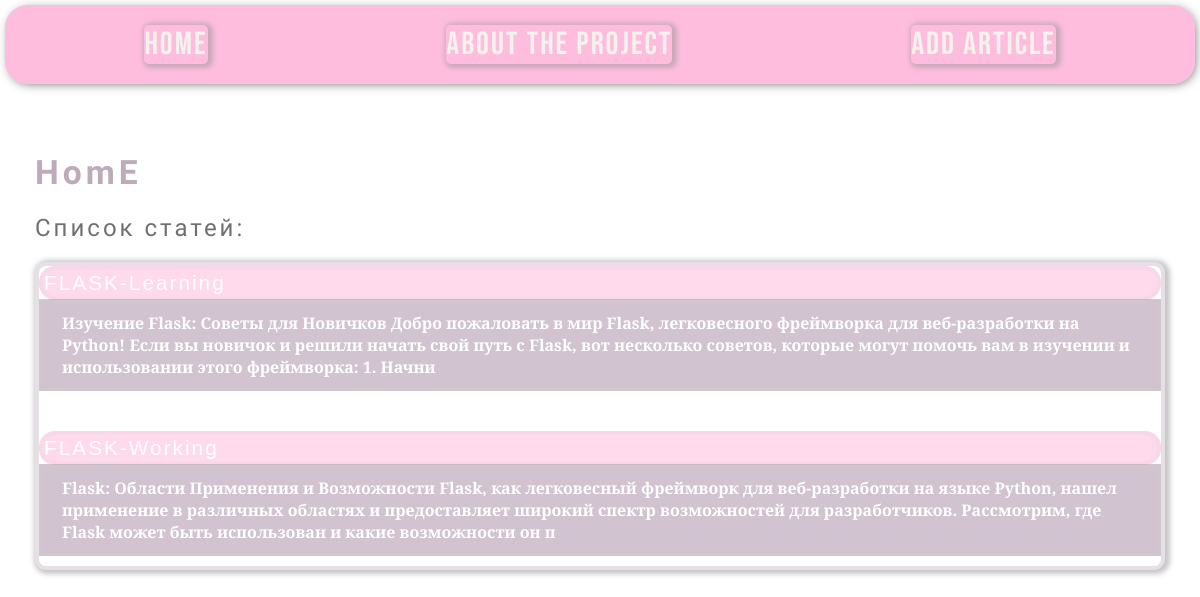
The page / on the database its author committed.
### tables this page shows
CREATE TABLE mainmenu(
id INTEGER PRIMARY KEY AUTOINCREMENT,
title TEXT NOT NULL,
url TEXT NOT NULL
);

CREATE TABLE post(
id INTEGER PRIMARY KEY AUTOINCREMENT,
title TEXT NOT NULL,
text TEXT NOT NULL,
url TEXT NOT NULL,
time INTEGER NOT NULL
);

### flaskos/flaskio.py (the view)
@app.route("/")
def index():
    db = get_db()
    dbase = FlaskoDB(db)
    return render_template("index.html", title="HomE", menu=dbase.get_menu(),posts=dbase.get_posts_anonce())

### flaskos/flaskio.py (called while the page is built)
def connect_bd():
    con = sqlite3.connect(app.config['DATABASE'])
    con.row_factory = sqlite3.Row
    return con

def get_db():
    if not hasattr(g, 'link_db'):
        g.link_db = connect_bd()
    return g.link_db

### flaskos/flskDB.py (called while the page is built)
    def get_menu(self):
        sql = "SELECT * FROM mainmenu"
        try:
            self.__cur.execute(sql)
            res = self.__cur.fetchall()
            return res if res else []
        except sqlite3.Error as e:
            print("Ошибка чтения из БД" + str(e))
            return []

    def get_posts_anonce(self):
        try:
            self.__cur.execute(f"SELECT id, title, text, url FROM post ORDER BY time DESC")
            res = self.__cur.fetchall()
            if res:
                return res
        except sqlite3.Error as e:
            print("Ошибка добавления статьи в БД" + str(e))
        return []

### flaskos/templates/index.html
{% extends 'base.html' %}
{% block content %}
{{ super() }}
    <h2>Список статей:</h2>
    <div class="scroll-container">
    <ul class="scrolling">
        {% for p in posts %}
        <li>
            <p class="title">
                <a class="a_menu" href="{{url_for('show_post', alias=p.url)}}">{{ p.title }}</a>
            </p>
            <div class="anonce">{{ p.text[:314] | striptags }}</div>
        </li>
        {% endfor %}
    </ul>
</div>
{% endblock %}

### flaskos/templates/base.html (shortened to what this page needs)
<!DOCTYPE html>
<html lang="en">
<head>
    <link rel="stylesheet" href="{{ url_for('static', filename='CSS/style.css') }}">
</head>
<body>
{% block content %}
{% block menu %}
<ul class="menu">
    {% for m in menu %}
    <li>
        <a href="{{ m.url }}">{{ m.title }}</a>
    </li>
    {% endfor %}
</ul>
{% endblock %}
<div class="content">
    <h1>{{ title }}</h1>
    {% endblock %}
</div>
</body>
</html>

### flaskos/static/CSS/style.css (style rules this page uses)
body { background: rgba(248, 223, 244, 0.682); margin: 0; padding: 5px; max-width: 100%; background: url(https://images.unsplash.com/photo-1485841890310-6a055c88698a?q=80&w=2670&auto=format&fit=crop&ixlib=rb-4.0.3&ixid=M3wxMjA3fDB8MHxwaG90by1wYWdlfHx8fGVufDB8fHx8fA%3D%3D) no-repeat center center fixed; background-size: cover; cursor: pointer; height: 100vh; margin: 0; }
h1 { color: rgba(63, 8, 56, 0.34); font-family: 'Yeseva One', sans-serif; letter-spacing: 4px; font-weight: bold; font-size: 2.1rem; }
.menu a { color: rgba(243, 243, 237, 1); font-size: 2rem; font-family: 'Bebas Neue', sans-serif; letter-spacing: 2px; text-decoration: none; box-shadow: 2px 1px 5px 3px rgba(154, 152, 154, 0.556); border-radius: 0.3rem; transition: color 0.3s linear; }
.menu { display: flex; justify-content: space-around; list-style: none; background: rgba(255, 105, 180, 0.44); box-shadow: 2px 2px 11px -3px rgba(67, 67, 67, 0.888); padding: 20px; border-radius: 1.4rem; margin-top: 0%; }
h2 { color: rgb(113, 111, 111); width: 40%; font-family: 'Handjet', sans-serif; font-weight: 200; letter-spacing: 3px; width: 650px; white-space: normal; }
.content { max-width: 100%; margin: 0 auto; padding: 30px; }
.scrolling { list-style: none; padding: 0; overflow-y: scroll; max-height: 300px; border: 4px solid rgba(63, 8, 56, 0.13); box-shadow: 2px 1px 5px 3px rgba(154, 152, 154, 0.556); border-radius: 11px; }
li>p { border: 4px solid rgba(206, 203, 203, 0.14); padding: 10px 20px; border-radius: 0.8em; }
li div { padding: 10px 20px; border: 3px solid rgba(206, 203, 203, 0.43); }
p.title { margin: 0; font-weight: bold; background: rgba(255, 105, 180, 0.25); border-radius: 1em; padding: 1px; }
p.title a { display: block; }
.anonce { margin-top: -1px; margin-bottom: 40px; background: rgba(63, 8, 56, 0.24); font-family: 'Alegreya Sans SC', sans-serif; font-weight: bold; font-size: 1rem; color: rgb(255, 255, 255); transition: color linear 0.4s; }
.a_menu { color: white; text-decoration: none; font-size: 1.3rem; font-weight: lighter; font-family: 'Alegreya Sans SC', sans-serif; letter-spacing: 2px; transition: background-color 0.3s linear; margin: 0; transition: background-color 0.3s linear, transform 0.3s ease-in-out; }

### rows shown on the page
mainmenu: title "HomE"
mainmenu: title "About THE Project"
mainmenu: title "Add Article"
post: title "FLASK-Learning", text "Изучение Flask: Советы для Новичков Добро пожаловать в мир Flask, легковесного фреймворка для веб-разработки на Python! Если вы новичок и решили начать свой путь с Flask, вот несколько советов, которые могут помочь вам в изучении и использовании этого фреймворка: 1. Начни"
post: title "FLASK-Working", text "Flask: Области Применения и Возможности Flask, как легковесный фреймворк для веб-разработки на языке Python, нашел применение в различных областях и предоставляет широкий спектр возможностей для разработчиков. Рассмотрим, где Flask может быть использован и какие возможности он п"
